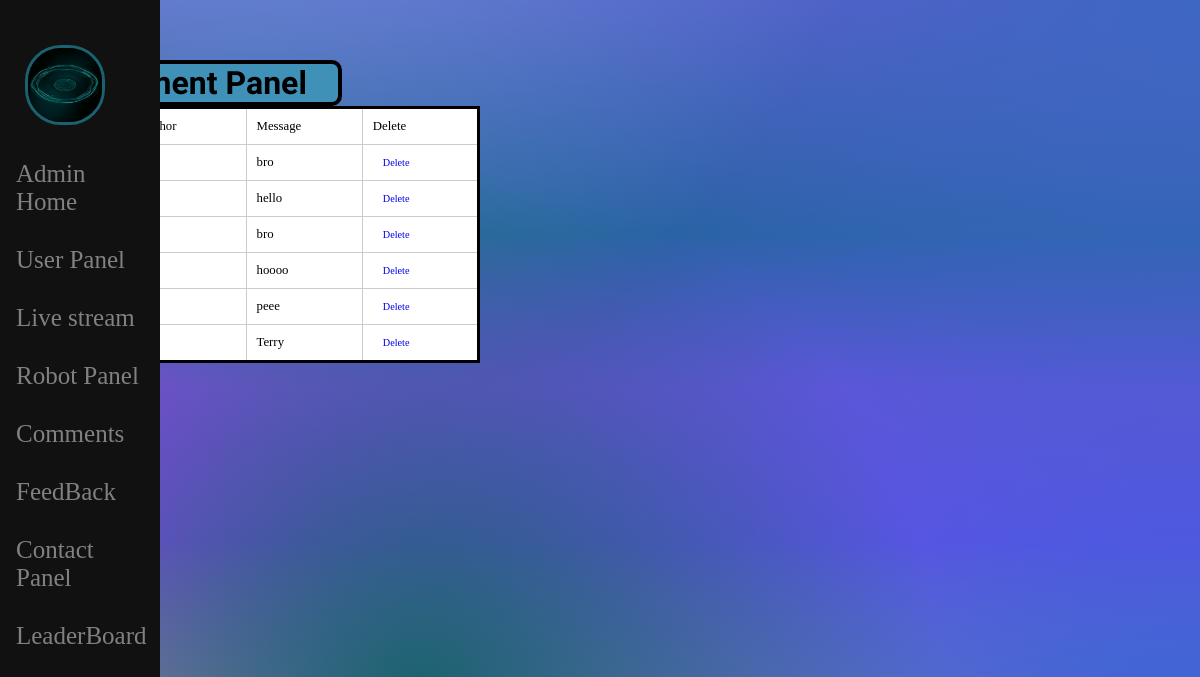
Page /commentpanel.php on the earlier database version.
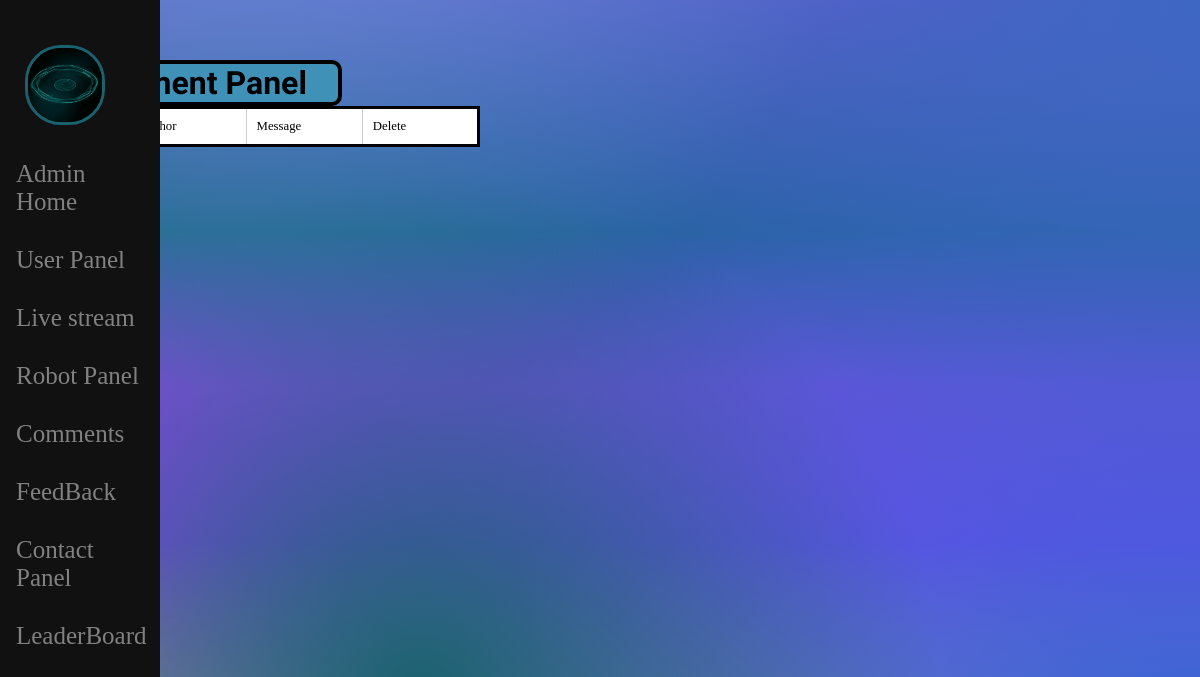
Same page on the later database version.
### tables this page shows
CREATE TABLE `comments` (
  `id` int(11) NOT NULL,
  `userID` int(11) NOT NULL,
  `message` text NOT NULL
);

### commentpanel.php (the view, shortened to what this page needs)
<?php
include "Sidebar.php";
$query = "SELECT * FROM `comments`";
$result = mysqli_query($conn, $query);
?>
<!DOCTYPE html>
<html lang="en">
<head>
    <link rel="stylesheet" type="text/css" href="./style/style.css">
</head>
<div class="streamContainer">
        <div class="body">
    <h1 class="Titlepanel">Comment Panel</h1>
    <div class="containerusers">
                    <table class="table">
                        <tr class="userpanelspace">
                            <td class="td"> User ID </td>
                            <td class="td"> Author</td>
                            <td class="td"> Message </td>
                            <td class="td"> Delete </td>
                        </tr>
                        <?php
                        while ($row = mysqli_fetch_assoc($result)) {
                            $message = $row['message'];
                        ?>
                            <tr class="userpanelspace">
                                <td class="td"><?php echo $UserName ?></td>
                                <td class="td"><?php echo $message ?></td>
                                <td class="td"><a href="commentpanel.php?id=<?php echo $row['id']; ?>" class="td">Delete</a></td>
                            </tr>
                        <?php
                        }
                        ?>
             </table>
        </div>
    </div>

Differences in the rows shown:
removed comments: message "bro"
removed comments: message "hello"
removed comments: message "bro"
removed comments: message "hoooo"
removed comments: message "peee"
removed comments: message "Terry"
